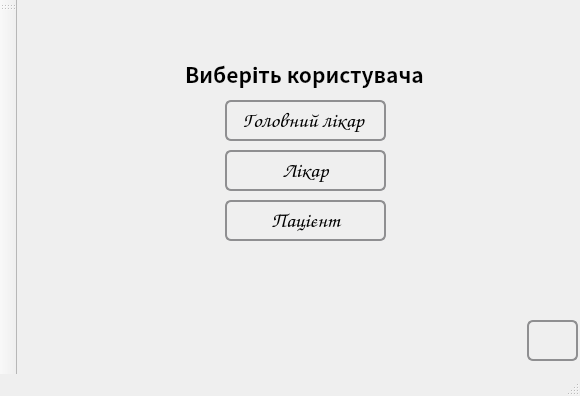
<?xml version="1.0" encoding="UTF-8"?>
<ui version="4.0">
 <class>MainWindow</class>
 <widget class="QMainWindow" name="MainWindow">
  <property name="geometry">
   <rect>
    <x>0</x>
    <y>0</y>
    <width>580</width>
    <height>396</height>
   </rect>
  </property>
  <property name="palette">
   <palette>
    <active>
     <colorrole role="WindowText">
      <brush brushstyle="SolidPattern">
       <color alpha="255">
        <red>0</red>
        <green>0</green>
        <blue>0</blue>
       </color>
      </brush>
     </colorrole>
     <colorrole role="Dark">
      <brush brushstyle="SolidPattern">
       <color alpha="255">
        <red>52</red>
        <green>101</green>
        <blue>164</blue>
       </color>
      </brush>
     </colorrole>
     <colorrole role="Text">
      <brush brushstyle="SolidPattern">
       <color alpha="255">
        <red>0</red>
        <green>0</green>
        <blue>0</blue>
       </color>
      </brush>
     </colorrole>
     <colorrole role="ButtonText">
      <brush brushstyle="SolidPattern">
       <color alpha="255">
        <red>0</red>
        <green>0</green>
        <blue>0</blue>
       </color>
      </brush>
     </colorrole>
    </active>
    <inactive>
     <colorrole role="WindowText">
      <brush brushstyle="SolidPattern">
       <color alpha="255">
        <red>0</red>
        <green>0</green>
        <blue>0</blue>
       </color>
      </brush>
     </colorrole>
     <colorrole role="Dark">
      <brush brushstyle="SolidPattern">
       <color alpha="255">
        <red>52</red>
        <green>101</green>
        <blue>164</blue>
       </color>
      </brush>
     </colorrole>
     <colorrole role="Text">
      <brush brushstyle="SolidPattern">
       <color alpha="255">
        <red>0</red>
        <green>0</green>
        <blue>0</blue>
       </color>
      </brush>
     </colorrole>
     <colorrole role="ButtonText">
      <brush brushstyle="SolidPattern">
       <color alpha="255">
        <red>0</red>
        <green>0</green>
        <blue>0</blue>
       </color>
      </brush>
     </colorrole>
    </inactive>
    <disabled>
     <colorrole role="WindowText">
      <brush brushstyle="SolidPattern">
       <color alpha="255">
        <red>52</red>
        <green>101</green>
        <blue>164</blue>
       </color>
      </brush>
     </colorrole>
     <colorrole role="Dark">
      <brush brushstyle="SolidPattern">
       <color alpha="255">
        <red>52</red>
        <green>101</green>
        <blue>164</blue>
       </color>
      </brush>
     </colorrole>
     <colorrole role="Text">
      <brush brushstyle="SolidPattern">
       <color alpha="255">
        <red>52</red>
        <green>101</green>
        <blue>164</blue>
       </color>
      </brush>
     </colorrole>
     <colorrole role="ButtonText">
      <brush brushstyle="SolidPattern">
       <color alpha="255">
        <red>52</red>
        <green>101</green>
        <blue>164</blue>
       </color>
      </brush>
     </colorrole>
    </disabled>
   </palette>
  </property>
  <property name="windowTitle">
   <string>MainWindow</string>
  </property>
  <property name="styleSheet">
   <string notr="true">QMainWindow::separator {
     url(:/firstWindow/download.jpg)
     width: 10px; /* когда вертикальный */
     height: 10px; /* когда горизонтальный */
 }
</string>
  </property>
  <widget class="QWidget" name="centralWidget">
   <widget class="QPushButton" name="pushButton_2">
    <property name="geometry">
     <rect>
      <x>208</x>
      <y>150</y>
      <width>161</width>
      <height>41</height>
     </rect>
    </property>
    <property name="font">
     <font>
      <family>URW Chancery L</family>
      <pointsize>16</pointsize>
      <italic>true</italic>
     </font>
    </property>
    <property name="styleSheet">
     <string notr="true">QPushButton:hover{
border-width: 0px;
	background-color: rgb(255, 255, 199);
border-radius: 20%;
}
 QPushButton {
     border: 2px solid #8f8f91;
     border-radius: 6px;
     background-color: qlineargradient(x1: 0, y1: 0, x2: 0, y2: 1,
                                       stop: 0 #f6f7fa, stop: 1 #dadbde);
     min-width: 80px;
	  outline: none;
 }

 QPushButton:pressed {
     background-color: qlineargradient(x1: 0, y1: 0, x2: 0, y2: 1,
                                       stop: 0 #dadbde, stop: 1 #f6f7fa);
 }

 QPushButton:flat {
     border: none; /* для плоской кнопки границы нет */
 }

 QPushButton:default {
     border-color: navy; /* делаем кнопку по умолчанию выпуклой */
 }</string>
    </property>
    <property name="text">
     <string>Лікар</string>
    </property>
   </widget>
   <widget class="QPushButton" name="pushButton_3">
    <property name="geometry">
     <rect>
      <x>208</x>
      <y>200</y>
      <width>161</width>
      <height>41</height>
     </rect>
    </property>
    <property name="font">
     <font>
      <family>URW Chancery L</family>
      <pointsize>16</pointsize>
      <italic>true</italic>
     </font>
    </property>
    <property name="styleSheet">
     <string notr="true">QPushButton:hover{
border-width: 0px;
	background-color: rgb(255, 255, 199);
border-radius: 20%;
}
 QPushButton {
     border: 2px solid #8f8f91;
     border-radius: 6px;
     background-color: qlineargradient(x1: 0, y1: 0, x2: 0, y2: 1,
                                       stop: 0 #f6f7fa, stop: 1 #dadbde);
     min-width: 80px;
	  outline: none;
 }

 QPushButton:pressed {
     background-color: qlineargradient(x1: 0, y1: 0, x2: 0, y2: 1,
                                       stop: 0 #dadbde, stop: 1 #f6f7fa);
 }

 QPushButton:flat {
     border: none; /* для плоской кнопки границы нет */
 }

 QPushButton:default {
     border-color: navy; /* делаем кнопку по умолчанию выпуклой */
 }</string>
    </property>
    <property name="text">
     <string>Пацієнт</string>
    </property>
    <property name="shortcut">
     <string>Ctrl+3</string>
    </property>
   </widget>
   <widget class="QPushButton" name="pushButton">
    <property name="geometry">
     <rect>
      <x>208</x>
      <y>100</y>
      <width>161</width>
      <height>41</height>
     </rect>
    </property>
    <property name="font">
     <font>
      <family>URW Chancery L</family>
      <pointsize>16</pointsize>
      <weight>50</weight>
      <italic>true</italic>
      <bold>false</bold>
     </font>
    </property>
    <property name="styleSheet">
     <string notr="true">QPushButton:hover{
border-width: 0px;
	background-color: rgb(255, 255, 199);
border-radius: 20%;
}
 QPushButton {
     border: 2px solid #8f8f91;
     border-radius: 6px;
     background-color: qlineargradient(x1: 0, y1: 0, x2: 0, y2: 1,
                                       stop: 0 #f6f7fa, stop: 1 #dadbde);
     min-width: 80px;
	  outline: none;
 }

 QPushButton:pressed {
     background-color: qlineargradient(x1: 0, y1: 0, x2: 0, y2: 1,
                                       stop: 0 #dadbde, stop: 1 #f6f7fa);
 }

 QPushButton:flat {
     border: none; /* для плоской кнопки границы нет */
 }

 QPushButton:default {
     border-color: navy; /* делаем кнопку по умолчанию выпуклой */
 }</string>
    </property>
    <property name="text">
     <string>Головний лікар </string>
    </property>
    <property name="shortcut">
     <string>Ctrl+1</string>
    </property>
   </widget>
   <widget class="QLabel" name="label">
    <property name="geometry">
     <rect>
      <x>500</x>
      <y>0</y>
      <width>81</width>
      <height>41</height>
     </rect>
    </property>
    <property name="text">
     <string/>
    </property>
   </widget>
   <widget class="QLabel" name="label_2">
    <property name="geometry">
     <rect>
      <x>168</x>
      <y>48</y>
      <width>251</width>
      <height>51</height>
     </rect>
    </property>
    <property name="font">
     <font>
      <family>Noto Sans CJK KR</family>
      <pointsize>16</pointsize>
      <weight>75</weight>
      <italic>false</italic>
      <bold>true</bold>
     </font>
    </property>
    <property name="text">
     <string>Виберіть користувача</string>
    </property>
   </widget>
   <widget class="QPushButton" name="pushButton_4">
    <property name="geometry">
     <rect>
      <x>510</x>
      <y>320</y>
      <width>51</width>
      <height>41</height>
     </rect>
    </property>
    <property name="styleSheet">
     <string notr="true">QPushButton:hover{
border-width: 0px;

border-radius: 20%;
}
 QPushButton {
     border: 2px solid #8f8f91;
     border-radius: 6px;
  
	border-image: url(:/data/help.png);
	  outline: none;
 }

 QPushButton:pressed {
     background-color: qlineargradient(x1: 0, y1: 0, x2: 0, y2: 1,
                                       stop: 0 #dadbde, stop: 1 #f6f7fa);
 }

 QPushButton:flat {
     border: none; /* для плоской кнопки границы нет */
 }

 QPushButton:default {
     border-color: navy; /* делаем кнопку по умолчанию выпуклой */
 }</string>
    </property>
    <property name="text">
     <string/>
    </property>
   </widget>
  </widget>
  <widget class="QMenuBar" name="menuBar">
   <property name="geometry">
    <rect>
     <x>0</x>
     <y>0</y>
     <width>580</width>
     <height>25</height>
    </rect>
   </property>
  </widget>
  <widget class="QToolBar" name="mainToolBar">
   <attribute name="toolBarArea">
    <enum>LeftToolBarArea</enum>
   </attribute>
   <attribute name="toolBarBreak">
    <bool>false</bool>
   </attribute>
  </widget>
  <widget class="QStatusBar" name="statusBar"/>
 </widget>
 <layoutdefault spacing="6" margin="11"/>
 <resources/>
 <connections/>
</ui>
